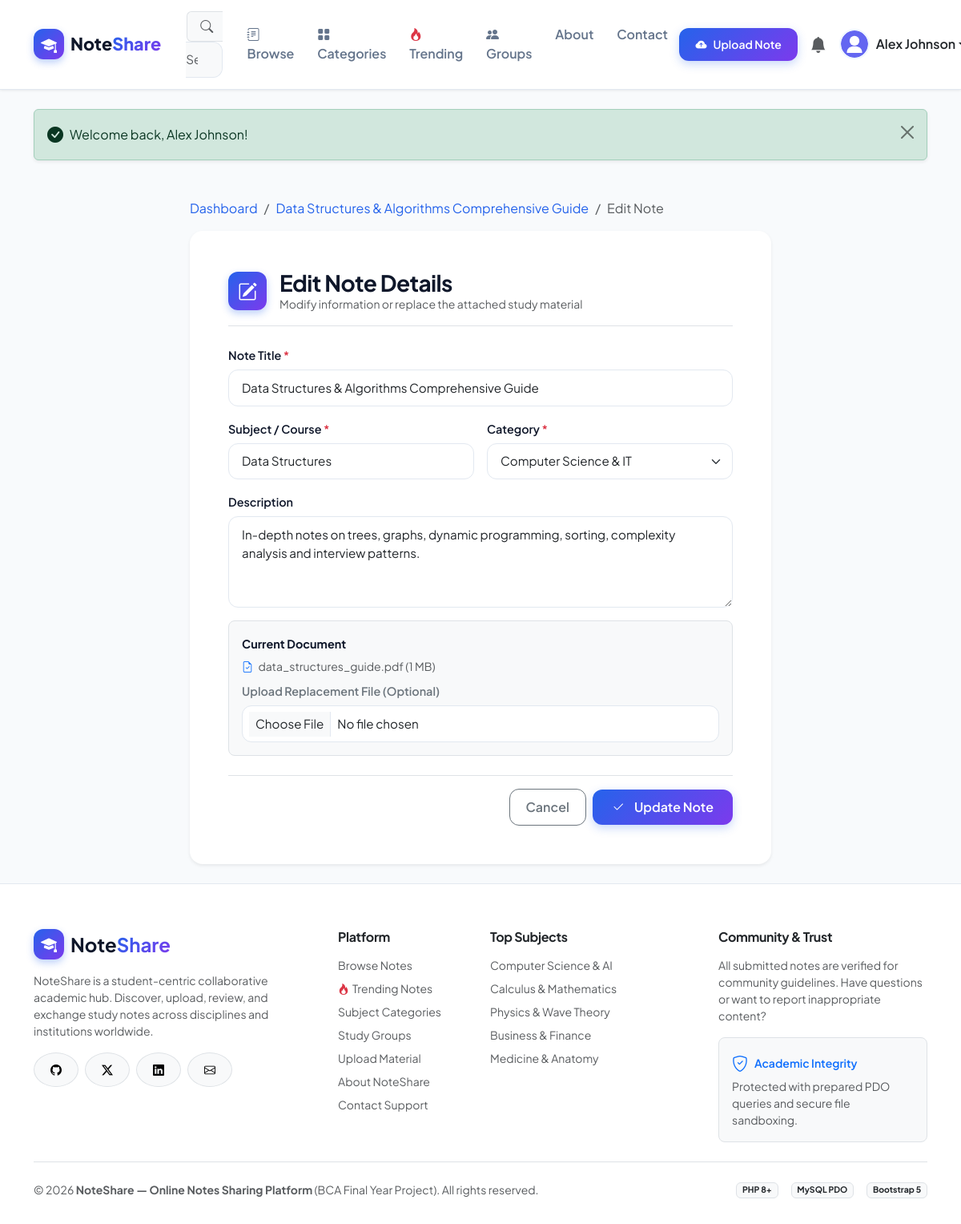
/online-notes-sharing/edit_note.php?id=1 (signed in), run on the app's committed database.
### tables this page shows
CREATE TABLE IF NOT EXISTS `users` (
    `id` INT AUTO_INCREMENT PRIMARY KEY,
    `name` VARCHAR(100) NOT NULL,
    `email` VARCHAR(150) NOT NULL UNIQUE,
    `password` VARCHAR(255) NOT NULL,
    `profile_image` VARCHAR(255) DEFAULT 'default_avatar.png',
    `bio` TEXT DEFAULT NULL,
    `role` ENUM('user', 'admin') DEFAULT 'user',
    `status` ENUM('active', 'blocked') DEFAULT 'active',
    `created_at` TIMESTAMP DEFAULT CURRENT_TIMESTAMP,
    INDEX `idx_users_email` (`email`),
    INDEX `idx_users_role` (`role`),
    INDEX `idx_users_status` (`status`)
);

CREATE TABLE IF NOT EXISTS `notes` (
    `id` INT AUTO_INCREMENT PRIMARY KEY,
    `user_id` INT NOT NULL,
    `category_id` INT NOT NULL,
    `title` VARCHAR(255) NOT NULL,
    `description` TEXT,
    `subject` VARCHAR(150) NOT NULL,
    `keywords` VARCHAR(255) DEFAULT '',
    `file_name` VARCHAR(255) NOT NULL,
    `file_path` VARCHAR(255) NOT NULL,
    `file_type` VARCHAR(50) NOT NULL,
    `file_size` INT NOT NULL DEFAULT 0,
    `downloads` INT NOT NULL DEFAULT 0,
    `views` INT NOT NULL DEFAULT 0,
    `status` ENUM('approved', 'pending', 'rejected') DEFAULT 'approved',
    `created_at` TIMESTAMP DEFAULT CURRENT_TIMESTAMP,
    `updated_at` TIMESTAMP DEFAULT CURRENT_TIMESTAMP ON UPDATE CURRENT_TIMESTAMP,
    FOREIGN KEY (`user_id`) REFERENCES `users`(`id`) ON DELETE CASCADE,
    FOREIGN KEY (`category_id`) REFERENCES `categories`(`id`) ON DELETE CASCADE,
    INDEX `idx_notes_user` (`user_id`),
    INDEX `idx_notes_category` (`category_id`),
    INDEX `idx_notes_subject` (`subject`),
    INDEX `idx_notes_status` (`status`),
    INDEX `idx_notes_downloads` (`downloads`),
    INDEX `idx_notes_views` (`views`),
    INDEX `idx_notes_created` (`created_at`)
);

CREATE TABLE IF NOT EXISTS `categories` (
    `id` INT AUTO_INCREMENT PRIMARY KEY,
    `name` VARCHAR(100) NOT NULL UNIQUE,
    `description` TEXT,
    `icon` VARCHAR(50) DEFAULT 'bi-folder',
    `created_at` TIMESTAMP DEFAULT CURRENT_TIMESTAMP,
    INDEX `idx_categories_name` (`name`)
);

### online-notes-sharing/edit_note.php (the view, shortened to what this page needs)
<?php
require_once __DIR__ . '/includes/auth.php';
$note_id = isset($_GET['id']) ? (int)$_GET['id'] : (isset($_POST['note_id']) ? (int)$_POST['note_id'] : 0);
try {
    $stmt = $pdo->prepare("SELECT * FROM notes WHERE id = ?");
    $stmt->execute([$note_id]);
    $note = $stmt->fetch();
    $stmt_cats = $pdo->query("SELECT id, name FROM categories ORDER BY name ASC");
    $categories = $stmt_cats->fetchAll();
} catch (PDOException $e) {
    error_log("Edit note fetch error: " . $e->getMessage());
    flash('danger', 'Unable to retrieve note.');
    header('Location: notes.php');
    exit;
}
$title = $note['title'];
$subject = $note['subject'];
$category_id = $note['category_id'];
$description = $note['description'];
require_once __DIR__ . '/includes/header.php';
?>
<div class="container py-4" style="max-width: 750px;">
    <nav aria-label="breadcrumb" class="mb-3">
        <ol class="breadcrumb">
            <li class="breadcrumb-item"><a href="dashboard.php">Dashboard</a></li>
            <li class="breadcrumb-item"><a href="note.php?id=<?= $note['id'] ?>"><?= htmlspecialchars($note['title']) ?></a></li>
            <li class="breadcrumb-item active" aria-current="page">Edit Note</li>
        </ol>
    </nav>
    <div class="card border-0 shadow-sm rounded-4 p-4 p-md-5 bg-white">
        <div class="d-flex align-items-center gap-3 mb-4 pb-3 border-bottom">
            <div class="brand-icon" style="width: 48px; height: 48px; font-size: 1.5rem;">
                <i class="bi bi-pencil-square"></i>
            </div>
            <div>
                <h3 class="fw-bold mb-0">Edit Note Details</h3>
                <p class="text-muted small mb-0">Modify information or replace the attached study material</p>
            </div>
        </div>
        <form method="POST" action="edit_note.php?id=<?= $note_id ?>" enctype="multipart/form-data" novalidate>
            <div class="mb-3">
                <label for="editTitle" class="form-label">Note Title <span class="text-danger">*</span></label>
                <input type="text" class="form-control" id="editTitle" name="title" value="<?= htmlspecialchars($title) ?>" required>
            </div>
            <div class="row g-3 mb-3">
                <div class="col-md-6">
                    <label for="editSubject" class="form-label">Subject / Course <span class="text-danger">*</span></label>
                    <input type="text" class="form-control" id="editSubject" name="subject" value="<?= htmlspecialchars($subject) ?>" required>
                </div>
                <div class="col-md-6">
                    <label for="editCat" class="form-label">Category <span class="text-danger">*</span></label>
                    <select class="form-select" id="editCat" name="category_id" required>
                        <?php foreach ($categories as $cat): ?>
                            <option value="<?= $cat['id'] ?>" <?= ((int)$category_id === (int)$cat['id']) ? 'selected' : '' ?>>
                                <?= htmlspecialchars($cat['name']) ?>
                            </option>
                        <?php endforeach; ?>
                    </select>
                </div>
            </div>
            <div class="mb-3">
                <label for="editDesc" class="form-label">Description</label>
                <textarea class="form-control" id="editDesc" name="description" rows="4"><?= htmlspecialchars($description) ?></textarea>
            </div>
            <div class="mb-4 p-3 bg-light rounded-3 border">
                <label class="form-label fw-bold">Current Document</label>
                <div class="d-flex align-items-center justify-content-between mb-2 small text-muted">
                    <span><i class="bi bi-file-earmark-check text-primary me-1"></i> <?= htmlspecialchars($note['file_name']) ?> (<?= format_bytes($note['file_size']) ?>)</span>
                </div>
                <label for="replacement_file" class="form-label small text-secondary">Upload Replacement File (Optional)</label>
                <input type="file" class="form-control form-control-sm" id="replacement_file" name="replacement_file" accept=".pdf,.doc,.docx,.ppt,.pptx,.zip">
            </div>
            <div class="d-flex align-items-center justify-content-end gap-2 pt-3 border-top">
                <a href="note.php?id=<?= $note['id'] ?>" class="btn btn-outline-secondary">Cancel</a>
                <button type="submit" class="btn btn-primary px-4">
                    <i class="bi bi-check2 me-1"></i> Update Note
                </button>
            </div>
        </form>
    </div>
</div>
<?php require_once __DIR__ . '/includes/footer.php'; ?>

### online-notes-sharing/includes/navbar.php (shortened to what this page needs)
<?php
$current_script = basename($_SERVER['PHP_SELF']);
?>
<nav class="navbar navbar-expand-lg navbar-custom">
    <div class="container">
        <a class="navbar-brand" href="index.php">
            <span class="brand-icon"><i class="bi bi-mortarboard-fill"></i></span>
            <span>Note<span class="text-gradient">Share</span></span>
        </a>
        <div class="collapse navbar-collapse" id="navbarMain">
            <form class="d-flex mx-lg-3 my-2 my-lg-0 flex-grow-1" style="max-width: 380px;" action="search.php" method="GET">
                <div class="input-group">
                    <span class="input-group-text bg-light border-end-0 text-muted ps-3">
                        <i class="bi bi-search"></i>
                    </span>
                    <input class="form-control bg-light border-start-0 ps-0" type="search" name="q" placeholder="Search notes by title, subject, or author..." aria-label="Search" value="<?= isset($_GET['q']) ? htmlspecialchars($_GET['q']) : '' ?>">
                </div>
            </form>
            <ul class="navbar-nav me-auto mb-2 mb-lg-0">
                <li class="nav-item">
                    <a class="nav-link <?= $current_script === 'notes.php' ? 'active' : '' ?>" href="notes.php">
                        <i class="bi bi-journal-text me-1"></i> Browse
                    </a>
                </li>
                <li class="nav-item">
                    <a class="nav-link <?= $current_script === 'categories.php' ? 'active' : '' ?>" href="categories.php">
                        <i class="bi bi-grid-fill me-1"></i> Categories
                    </a>
                </li>
                <li class="nav-item">
                    <a class="nav-link <?= $current_script === 'trending.php' ? 'active' : '' ?>" href="trending.php">
                        <i class="bi bi-fire text-danger me-1"></i> Trending
                    </a>
                </li>
                <li class="nav-item">
                    <a class="nav-link <?= in_array($current_script, ['groups.php', 'group.php']) ? 'active' : '' ?>" href="groups.php">
                        <i class="bi bi-people-fill me-1"></i> Groups
                    </a>
                </li>
                <li class="nav-item">
                    <a class="nav-link <?= $current_script === 'about.php' ? 'active' : '' ?>" href="about.php">
                        About
                    </a>
                </li>
                <li class="nav-item">
                    <a class="nav-link <?= $current_script === 'contact.php' ? 'active' : '' ?>" href="contact.php">
                        Contact
                    </a>
                </li>
            </ul>
            <div class="d-flex align-items-center gap-2 mt-2 mt-lg-0">
                <?php if (is_logged_in() && $user): ?>
                    <a href="upload_note.php" class="btn btn-sm btn-primary text-nowrap">
                        <i class="bi bi-cloud-arrow-up-fill"></i> Upload Note
                    </a>
                    <a href="notifications.php" class="btn btn-sm btn-outline-secondary position-relative border-0 rounded-circle p-2" title="Notifications">
                        <i class="bi bi-bell-fill fs-5 text-muted"></i>
                    </a>
                    <div class="dropdown">
                        <a href="#" class="d-flex align-items-center text-decoration-none dropdown-toggle text-dark" id="userDropdown" data-bs-toggle="dropdown" aria-expanded="false">
                            <img src="uploads/avatars/default_avatar.svg" alt="Avatar" class="avatar-img me-2">
                            <span class="fw-semibold d-none d-md-inline"><?= htmlspecialchars($user['name']) ?></span>
                        </a>
                    </div>
                <?php endif; ?>
            </div>
        </div>
    </div>
</nav>

### online-notes-sharing/assets/css/style.css (style rules this page uses)
:root { --primary-blue: #2563eb; --primary-blue-dark: #1d4ed8; --primary-blue-light: #eff6ff; --primary-purple: #7c3aed; --primary-purple-dark: #6d28d9; --primary-purple-light: #f5f3ff; --accent-gradient: linear-gradient(135deg, #2563eb 0%, #7c3aed 100%); --accent-gradient-hover: linear-gradient(135deg, #1d4ed8 0%, #6d28d9 100%); --hero-gradient: linear-gradient(135deg, #0f172a 0%, #1e1b4b 50%, #1e293b 100%); --bg-light: #f8fafc; --bg-card: #ffffff; --bg-alt: #f1f5f9; --text-main: #0f172a; --text-muted: #64748b; --text-light: #94a3b8; --border-color: #e2e8f0; --border-hover: #cbd5e1; --success: #10b981; --warning: #f59e0b; --danger: #ef4444; --info: #06b6d4; --shadow-sm: 0 1px 3px 0 rgba(0, 0, 0, 0.08); --shadow-md: 0 4px 6px -1px rgba(0, 0, 0, 0.08), 0 2px 4px -2px rgba(0, 0, 0, 0.06); --shadow-lg: 0 10px 25px -3px rgba(37, 99, 235, 0.1), 0 4px 6px -4px rgba(0, 0, 0, 0.05); --shadow-hover: 0 20px 30px -10px rgba(124, 58, 237, 0.15); --radius-sm: 8px; --radius-md: 12px; --radius-lg: 16px; --radius-xl: 24px; --transition: all 0.25s cubic-bezier(0.4, 0, 0.2, 1); }
body { font-family: 'Plus Jakarta Sans', -apple-system, BlinkMacSystemFont, 'Segoe UI', Roboto, sans-serif; background-color: var(--bg-light); color: var(--text-main); min-height: 100vh; display: flex; flex-direction: column; overflow-x: hidden; }
h1, h2, h3, h4, h5, h6 { font-weight: 700; color: var(--text-main); letter-spacing: -0.02em; }
a { color: var(--primary-blue); text-decoration: none; transition: var(--transition); }
.text-gradient { background: var(--accent-gradient); -webkit-background-clip: text; -webkit-text-fill-color: transparent; }
.navbar-custom { background: rgba(255, 255, 255, 0.95); backdrop-filter: blur(12px); border-bottom: 1px solid var(--border-color); padding: 0.85rem 0; position: sticky; top: 0; z-index: 1020; box-shadow: var(--shadow-sm); }
.navbar-brand { font-weight: 800; font-size: 1.35rem; display: flex; align-items: center; gap: 0.5rem; color: var(--text-main) !important; }
.brand-icon { width: 38px; height: 38px; border-radius: var(--radius-md); background: var(--accent-gradient); color: #fff; display: inline-flex; align-items: center; justify-content: center; font-size: 1.25rem; box-shadow: 0 4px 10px rgba(37, 99, 235, 0.3); }
.nav-link { font-weight: 600; color: var(--text-muted) !important; padding: 0.5rem 0.9rem !important; border-radius: var(--radius-sm); transition: var(--transition); }
.btn { font-weight: 600; border-radius: var(--radius-md); padding: 0.625rem 1.25rem; transition: var(--transition); display: inline-flex; align-items: center; justify-content: center; gap: 0.5rem; }
.btn-primary { background: var(--accent-gradient); border: none; color: #fff; box-shadow: 0 4px 12px rgba(37, 99, 235, 0.25); }
.avatar-img { width: 38px; height: 38px; border-radius: 50%; object-fit: cover; border: 2px solid var(--primary-blue-light); }
.form-control, .form-select { border-radius: var(--radius-md); border: 1.5px solid var(--border-color); padding: 0.65rem 1rem; font-size: 0.95rem; transition: var(--transition); }
.form-label { font-weight: 600; font-size: 0.9rem; margin-bottom: 0.4rem; color: var(--text-main); }

### data on the page
users: name "Alex Johnson"
notes: title "Data Structures & Algorithms Comprehensive Guide", subject "Data Structures", category_id "Computer Science & IT", description "In-depth notes on trees, graphs, dynamic programming, sorting, complexity analysis and interview patterns.", file_name "data_structures_guide.pdf", file_size "1 MB"

### other printed values
$msg "Welcome back, Alex Johnson!"
